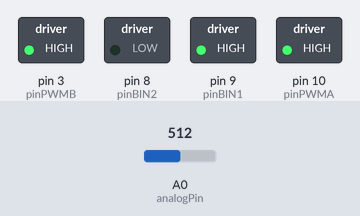
Simulated run of this sketch. Board: Arduino Mega 2560, built with avr-gcc and run on an emulated ATmega2560. Shown: switched loads named in the sketch (green lamp = pin HIGH). The inputs (shaded band) are chosen by the test bench; at power-on: A0 (analogPin) = 512. What the sketch prints to the serial monitor is not drawn.

Above: at 1.2 s.
1.3 s: A0 (analogPin) set to 122
At 2.6 s:
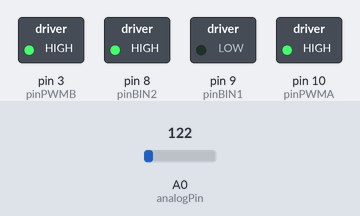
4.5 s: A0 (analogPin) set to 179
6.3 s: A0 (analogPin) set to 201
At 7.3 s:
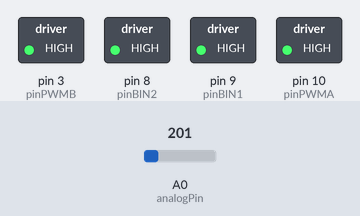
Timing chart, 0 to 8.8 s (numbered marks = the images above; inputs shaded):
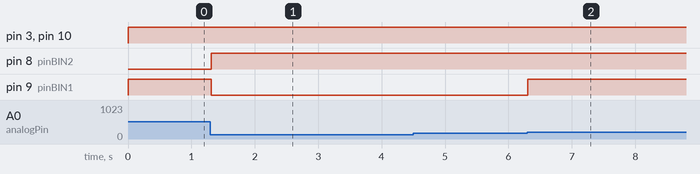

The sketch:

ForceFeedback_MotorizedFader_1.ino
```cpp
/*
Force-feedback Interface using a Motorized Fader and H-bridge
*/

//Motor 1
int pinAIN1 = 20; //Direction 9
int pinAIN2 = 30; //Direction
int pinPWMA = 10; //Speed 3

//Motor 2
int pinBIN1 = 9; //Direction
int pinBIN2 = 8; //Direction
int pinPWMB = 3; //Speed 4
// ----

//Standby
int pinSTBY = 10; //10 4last

//Constants to help remember the parameters
static boolean turnCW = 0;  //for motorDrive function - clockwise
static boolean turnCCW = 1; //for motorDrive function - reverse - counter-clockwise
static boolean motor1 = 0;  //for motorDrive, motorStop, motorBrake functions
//not needed
static boolean motor2 = 1;  //for motorDrive, motorStop, motorBrake functions

int inputPin = A5; //A7
int potVal = 0;
int potValb = 0;
int locationB = 0;
int diff = 0;

float stiff = 1 ;  //1 very fast - 35 very slow come back
int forze = 0;

//Define constants
//const int redwire = 10; //pin 1 on h-bridge
//const int yellowwire = 11; //pin 2 on h-bridge
//const int greenwire = 12; //pin7 on h-bridge
const int analogPin=A0; //pin that the wiper is connected to //A1
int reference = 0; //position goal on the slider. Where I want the slider to end up.
int error = 0; //difference between reference and location. This will be computed later.
int location = 0; //current location fo slider. This will be read later.

int started = 0;
int serialvalue;


void setup() {

Serial.begin(9600); //initialize serial communication at 9600 bits/sec
//Serial.setTimeout(10);
/*
//---------------
   #ifdef TCCR2B  //pwm pin 10-9 arduino mega 2560
   TCCR2B = TCCR2B & 0b11111000 | 0x01;
   #endif
   //sets Arduino Mega's pin 10 and 9 to frequency 31250.
   //code typically inserted in setup()


  // Here we make the ADC run faster:
  // - defines for setting and clearing register bits
  #ifndef cbi
  #define cbi(sfr, bit) (_SFR_BYTE(sfr) &= ~_BV(bit))
  #endif
  #ifndef sbi
  #define sbi(sfr, bit) (_SFR_BYTE(sfr) |= _BV(bit))
  #endif
  // - set prescale to 16, to increase the "ADC sampling rate" from 9600Hz to 77kHz
  sbi(ADCSRA,ADPS2);
  cbi(ADCSRA,ADPS1);
  cbi(ADCSRA,ADPS0);
  //-------------
*/
pinMode(analogPin, INPUT);
pinMode(inputPin, INPUT);


pinMode(pinBIN1, OUTPUT); //initialize the #1h -bridge pin as an output

pinMode(pinBIN2, OUTPUT); //initialize the #2h -bridge pin as an output

pinMode(pinPWMB, OUTPUT); //initialize the #7h-bridge pin as an output

pinMode(pinSTBY, OUTPUT);

}

void loop() {

stiff = 5;


potVal = analogRead(analogPin);
potValb = potVal;

reference = potVal;


//float stiff1 = analogRead(analogPin);
//stiff = map(stiff1, 0, 255, 0, );

//read position
location = 200; //analogRead(analogPin);


int diffB;

diff = locationB - location;
diffB = diff;
diff = map(diff, -10, 10, 0, 255); //-6 6


//compute error
error = reference-location; //the difference between where you want to be and where you are

Serial.write(error);

forze = (-stiff) * diff;  //Hook's Law (?)

int forze2 = forze;

//compute output based on error
if(error>10){
motorDrive(motor2, turnCW, forze);
}
else {
motorDrive(motor2, turnCCW, forze);
}
if(abs(error)<10){ //<10
digitalWrite(pinBIN1, HIGH);
digitalWrite(pinBIN2, HIGH);
}

locationB = location;


serialCom(locationB, reference);

//if(Serial.available() == 0) // check to see if there's serial data in the buffer
//  {}


    //Serial.write((int)locationB); // print the counter01_control_nurbs_with_force


   //}


/*
if(Serial.available()) // check to see if there's serial data in the buffer
  {
    serialvalue = Serial.read(); // read a byte of serial data
    started = 1; // set the started flag to on
  }

  if(started) // loop once serial data has been received
  {

    Serial.write(locationB); // print the counter01_control_nurbs_with_force
  }
*/


}


//
//--------------------------- FUNCTIONS ----------------------------
//

void motorDrive(boolean motorNumber, boolean motorDirection, int motorSpeed) {
  /*
  This Drives a specified motor, in a specific direction, at a specified speed:
    - motorNumber: motor1 or motor2 ---> Motor 1 or Motor 2
    - motorDirection: turnCW or turnCCW ---> clockwise or counter-clockwise
    - motorSpeed: 0 to 255 ---> 0 = stop / 255 = fast
  */

  boolean pinIn1;  //Relates to AIN1 or BIN1 (depending on the motor number specified)

  //Specify the Direction to turn the motor
  //Clockwise: AIN1/BIN1 = HIGH and AIN2/BIN2 = LOW
  //Counter-Clockwise: AIN1/BIN1 = LOW and AIN2/BIN2 = HIGH

  if (motorDirection == turnCW)
    pinIn1 = HIGH;
  else
    pinIn1 = LOW;

  //Select the motor to turn, and set the direction and the speed

  if(motorNumber == motor1) {

    digitalWrite(pinAIN1, pinIn1);
    digitalWrite(pinAIN2, !pinIn1);  //This is the opposite of the AIN1
    analogWrite(pinPWMA, motorSpeed);

  }

  else {

    digitalWrite(pinBIN1, pinIn1);
    digitalWrite(pinBIN2, !pinIn1);  //This is the opposite of the BIN1
    analogWrite(pinPWMB, motorSpeed);

  }

  //Finally , make sure STBY is disabled - pull it HIGH
  digitalWrite(pinSTBY, HIGH);

}

void motorBrake(boolean motorNumber) {

// This "Short Brake"s the specified motor, by setting speed to zero

  if (motorNumber == motor1)
    analogWrite(pinPWMA, 0);
  else
    analogWrite(pinPWMB, 0);

}


void motorStop(boolean motorNumber) {

  //This stops the specified motor by setting both IN pins to LOW

  if (motorNumber == motor1) {
    digitalWrite(pinAIN1, LOW);
    digitalWrite(pinAIN2, LOW);
  }

  else {
    digitalWrite(pinBIN1, LOW);
    digitalWrite(pinBIN2, LOW);
  }

}


void motorsStandby() {

// This puts the motors into Standby Mode

  digitalWrite(pinSTBY, LOW);

}

void serialCom (int value, float value1) {

  Serial.print(value, DEC);
  Serial.print(" ");
  Serial.print(value1, DEC);
  Serial.print("\r");
  delay(10);
}
```

Measured:
- the behaviour switches between 190 and 191 on A0 (analogPin) (found by bisection; images 1 and 2)
- after the input at 1.3 s, pin 8 (pinBIN2): LOW → HIGH at once; pin 9 (pinBIN1): HIGH → LOW at once
- after the input at 4.5 s, every drawn part: stays the same
- after the input at 6.3 s, pin 9 (pinBIN1): LOW → HIGH at once
